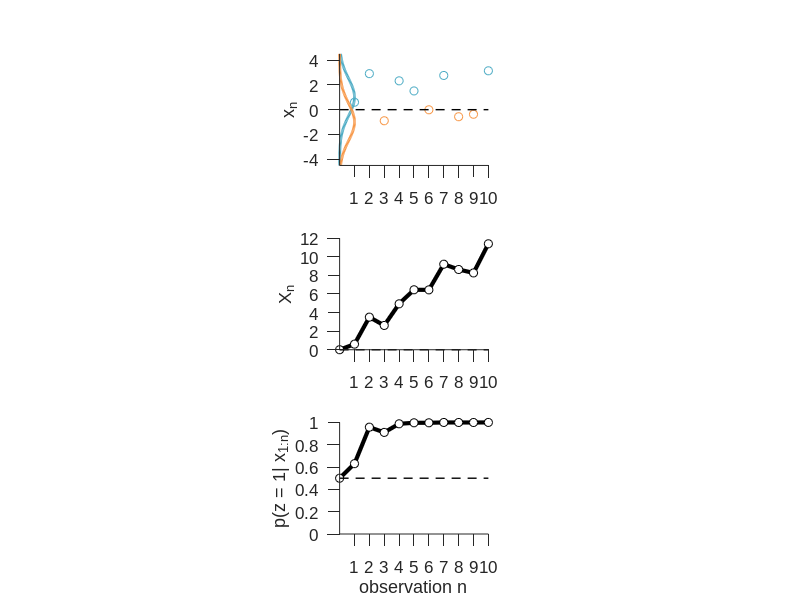

Write MATLAB code to recreate this figure.
function discrete_obs(N, sig2)
%% plots evidence accumulation for N discrete observations
%
% The observations are drawn from the density
% p(x | z) = N(x | z, sig2),
% with z=1. Evidence is accumulated to differentiate between z = 1 and z =
% -1.
%
% The function plots the individual observations x1, x2, ..., the
% sufficient statistics X1, X2, ..., and the posterior belief p(z = 1 |
% x1:n), after each additional observation.
%
% N determines the number of observations, and sig2 the task difficulty
% (small/large sig2 = easy/hard task). If not given, N defaults to 10 and
% sig2 to 1.5^2.

%% settings
% number of observations
if nargin < 1, N = 10; end
% task difficulty (small/large sig2 = easy/hard task)
if nargin < 2, sig2 = 1.5^2; end
% plot colors for z=1 / z=-1
z1col = [0.3 0.67 0.77];
zm1col = [0.97 0.59 0.27];


%% draw observations and compute suff. stats and posterior
xs = 1 + sqrt(sig2) * randn(1, N); % draws from N(1, sig2)
Xs = [0 cumsum(xs)];
% p(z=1 | x)
pz1gx = 1 ./ (1 + exp(-2 * Xs / sig2));


%% plot observations, suff. stats, and posterior
figure('Color', 'white');

% observations
subplot(3, 1, 1);  hold on;
xlim([0 N]);  ylim([-1 1] * 3 * sqrt(sig2));
% plot xs > 0 and xs <= 0 in different colors
Ns = 1:N;
pos_xs = xs > 0;
if any(pos_xs)
    plot(Ns(pos_xs), xs(pos_xs), 'o', 'MarkerSize', 6, ...
         'MarkerFaceColor', [1 1 1], 'MarkerEdgeColor', z1col);
end
if any(~pos_xs)
    plot(Ns(~pos_xs), xs(~pos_xs), 'o', 'MarkerSize', 6, ...
         'MarkerFaceColor', [1 1 1], 'MarkerEdgeColor', zm1col);
end
ylims = ylim;
% likelihoods
xs = linspace(ylims(1), ylims(2), 100);
plot(exp(- (xs - 1).^2 / (2 * sig2)), xs, 'LineWidth', 2, 'Color', z1col);
plot(exp(- (xs + 1).^2 / (2 * sig2)), xs, 'LineWidth', 2, 'Color', zm1col);
% guides
plot(xlim, [0 0], 'k--', 'LineWidth', 1);
% labels
ylabel('x_n');
set(gca,'Layer','top','Box','off','PlotBoxAspectRatio',[4/3,1,1],...
        'FontName','Arial','FontSize',12,...
        'TickDir','out','TickLength',[1 1]*0.02,'XTick',1:N);

% sufficient statistic
subplot(3, 1, 2);  hold on;
xlim([0 N]);
% plot lines and markers separately, to specify marker colors
plot(0:N, Xs, 'k-', 'LineWidth', 3);
plot(0:N, Xs, 'o', 'MarkerSize', 6, ...
     'MarkerFaceColor', [1 1 1], 'MarkerEdgeColor', [0 0 0]);
% guides
plot(xlim, [0 0], 'k--', 'LineWidth', 1);
% labels
ylabel('X_n');
set(gca,'Layer','top','Box','off','PlotBoxAspectRatio',[4/3,1,1],...
        'FontName','Arial','FontSize',12,...
        'TickDir','out','TickLength',[1 1]*0.02,'XTick',1:N);

% posterior belief
subplot(3, 1, 3);  hold on;
xlim([0 N]);  ylim([0 1]);
% plot lines and markers separately, to specify marker colors
plot(0:N, pz1gx, 'k-', 'LineWidth', 3);
plot(0:N, pz1gx, 'o', 'MarkerSize', 6, ...
     'MarkerFaceColor', [1 1 1], 'MarkerEdgeColor', [0 0 0]);
% guides
plot(xlim, [0.5 0.5], 'k--', 'LineWidth', 1);
% labels
ylabel('p(z = 1| x_{1:n})');
xlabel('observation n');
set(gca,'Layer','top','Box','off','PlotBoxAspectRatio',[4/3,1,1],...
        'FontName','Arial','FontSize',12,...
        'TickDir','out','TickLength',[1 1]*0.02,'XTick',1:N);
